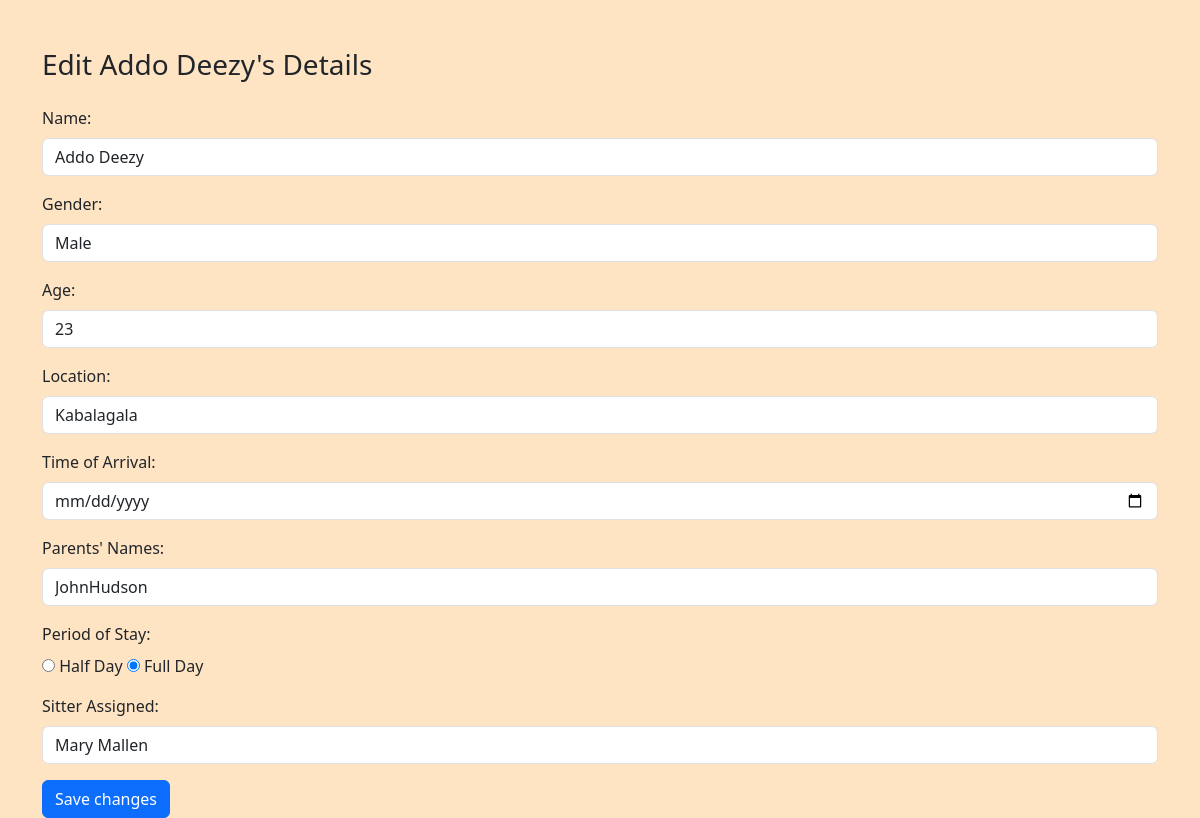
The page /view_baby/30/ on the database as committed earlier.
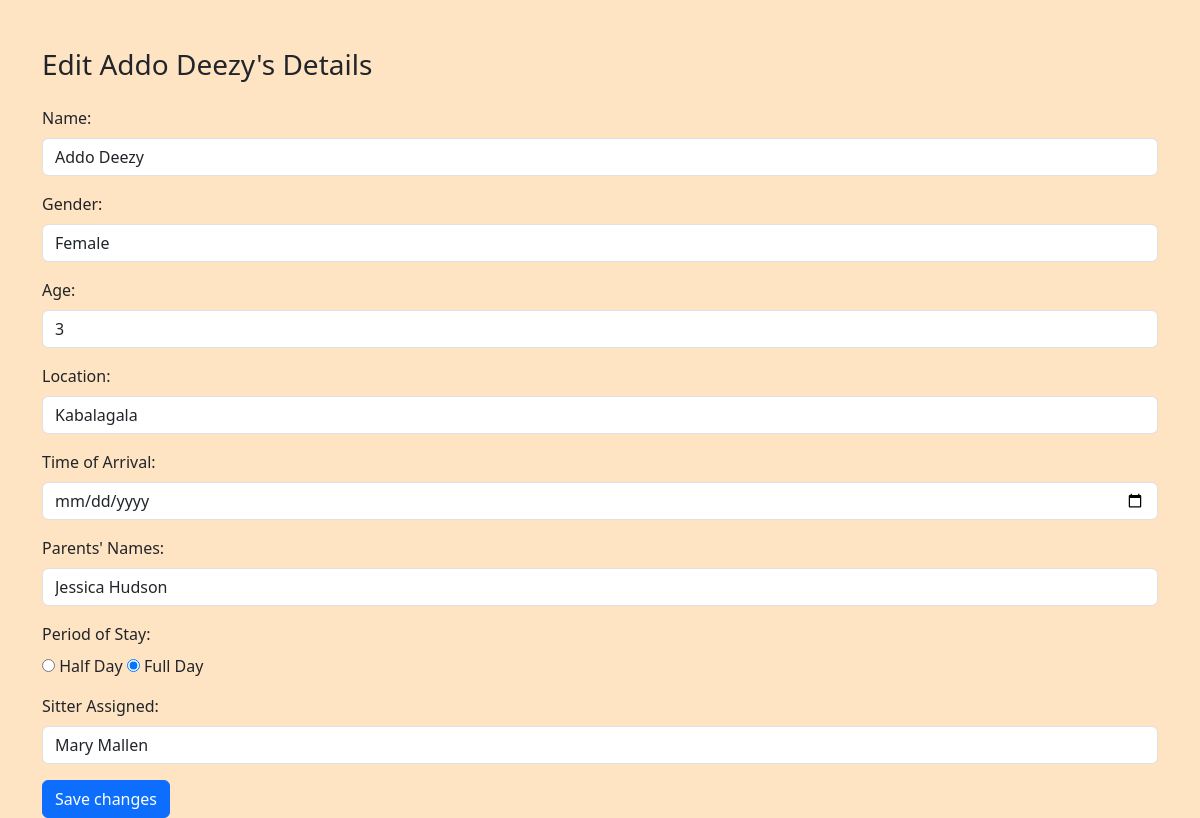
The same page on the database as committed later.
### daystar/models.py (models this page shows, shortened)
class Baby(models.Model):
    name = models.CharField(max_length=100)
    gender = models.CharField(max_length=10)
    age = models.IntegerField()
    location = models.CharField(max_length=100)
    person_bringing_baby = models.CharField(max_length=100)
    time_of_arrival = models.DateTimeField()
    parents_names = models.CharField(max_length=200)
    fee_in_ugx = models.DecimalField(max_digits=10, decimal_places=2)
    period_of_stay = models.CharField(max_length=100)
    baby_number = models.CharField(max_length=20)
    sitter_assigned_to = models.CharField(max_length=100, default="Any")

### daystar/views.py (the view)
# urls.py: path('view_baby/<int:baby_id>/', views.view_baby, name='view_baby'),
def view_baby(request, baby_id):
    baby = get_object_or_404(Baby, pk=baby_id)
    sitter_assigned_to = Sitter.objects.get(id=baby.sitter_assigned_to)
    content = {
        'baby': baby,
        'sitter_assigned_to': sitter_assigned_to,
        'other_sitters':  Sitter.objects.all(),
    }
    return render(request, 'view_baby.html', content)

### templates/view_baby.html (shortened to what this page needs)
{% load static %}
<!DOCTYPE html>
<!DOCTYPE html>
    <html lang="en">
        <head>
            <link rel="stylesheet" href="{% static 'styles/bootstrap.css' %}">
    </head>
    <body style="background-color: bisque;">
        <div class="container mt-5">
            <h3 class="mb-4">Edit {{ baby.name }}'s Details</h3>
            <form method="post" action="{% url 'edit_baby' baby.id %}">
                <div class="form-group mt-3 mb-3">
                    <label class="mb-2" for="name">Name:</label>
                    <input type="text" class="form-control" id="name" name="name" value="{{ baby.name }}">
                </div>
                <div class="form-group mt-3 mb-3">
                    <label class="mb-2" for="gender">Gender:</label>
                    <select id="gender" name="gender" class="form-control" required>
                        <option value="male" {% if baby.gender == 'male' %}selected{% endif %}>Male</option>
                        <option value="female" {% if baby.gender == 'female' %}selected{% endif %}>Female</option>
                    </select>
                </div>
                <div class="form-group mt-3 mb-3">
                    <label class="mb-2" for="age">Age:</label>
                    <input type="number" class="form-control" id="age" name="age" value="{{ baby.age }}">
                </div>
                <div class="form-group mt-3 mb-3">
                    <label class="mb-2" for="location">Location:</label>
                    <input type="text" class="form-control" id="location" name="location" value="{{ baby.location }}">
                </div>
                <div class="form-group mt-3 mb-3">
                    <label class="mb-2" for="time_of_arrival">Time of Arrival:</label>
                    <input type="date" class="form-control" id="time_of_arrival" name="time_of_arrival" value="{{ baby.time_of_arrival }}">
                </div>
                <div class="form-group mt-3 mb-3">
                    <label class="mb-2" for="parents_names">Parents' Names:</label>
                    <input type="text" class="form-control" id="parents_names" name="parents_names" value="{{ baby.parents_names }}">
                </div>
                <div class="form-group mt-3 mb-3">
                    <label class="mb-2" for="period_of_stay">Period of Stay:</label>
                    <div class="radio-container">
                        <input type="radio" id="half_day" name="period_of_stay" value="half-day"
                        >
                        <label for="half_day">Half Day</label>
                        <input type="radio" id="full_day" name="period_of_stay" value="full-day"
                        {% if baby.period_of_stay == 'full-day' %}
                        checked
                        {% endif %}>
                        <label for="full_day">Full Day</label>
                    </div>
                </div>
                <div class="mb-3">
                    <label for="sitter" class="form-label">Sitter Assigned:</label>
                    <select id="sitter" name="sitter" class="form-control" required>
                        {% for sitter in other_sitters %}
                            <option value="{{ sitter.id }}">{{ sitter.name }}</option>
                        {% endfor %}
                    </select>
                </div>
                    <button type="submit" class="btn btn-primary">Save changes</button>
            </form>
        </div>
    </body>
    </html>

Rows that differ between the two databases and show on the page:
changed Baby "Addo Deezy": gender "Male" → "Female"; age "23" → "3"; parents_names "JohnHudson" → "Jessica Hudson"
